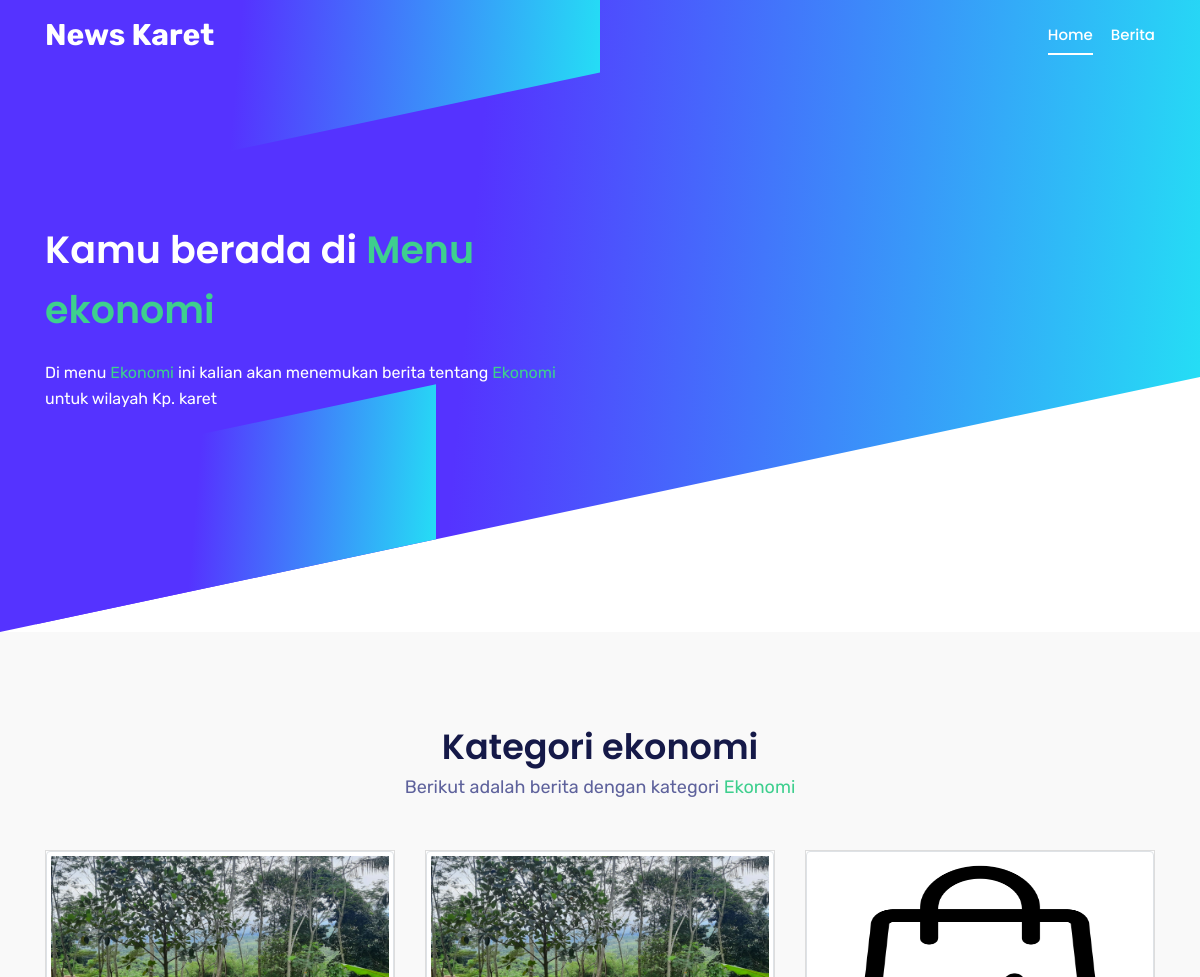
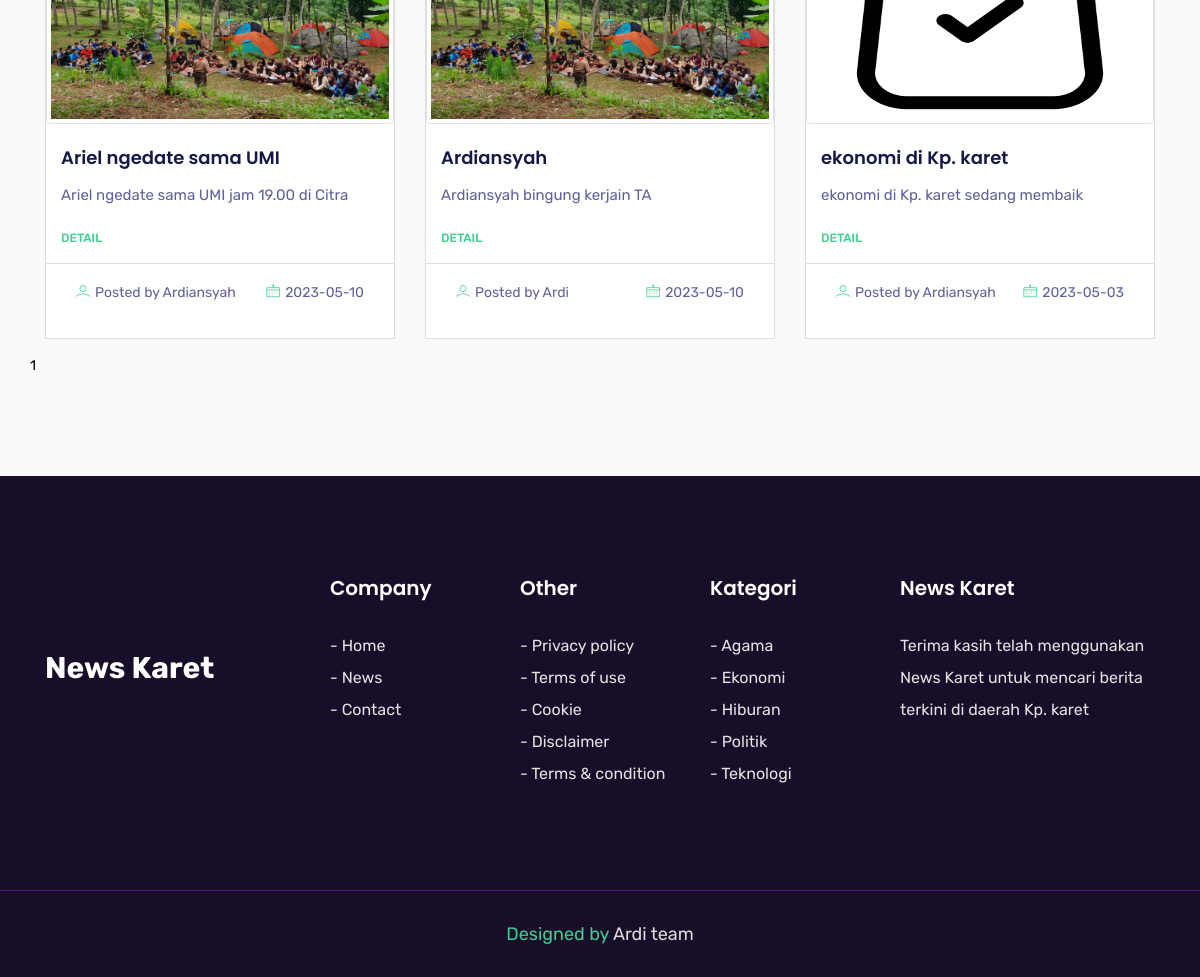
Screenshot of /berita-tentang/ekonomi.php with the database file from the repository (2 pictures, top to bottom).
### tables this page shows
CREATE TABLE `ekonomi` (
  `id` int(11) NOT NULL,
  `judul` varchar(100) NOT NULL,
  `nama_penulis` varchar(35) NOT NULL,
  `tgl_berita` date NOT NULL,
  `sub_judul` varchar(300) NOT NULL,
  `isi_berita` text NOT NULL,
  `gambar` varchar(255) NOT NULL
);

### berita-tentang/ekonomi.php (the view, shortened to what this page needs)
<?php
include('../config/koneksi.php');
?>
<!DOCTYPE html>
<html lang="en">
  <head>
    <link rel="stylesheet" href="../assets/css/bootstrap.min.css" />
    <link rel="stylesheet" href="../assets/css/animate.css" />
    <link rel="stylesheet" href="../assets/css/LineIcons.css" />
    <link rel="stylesheet" href="../assets/css/owl.carousel.css" />
    <link rel="stylesheet" href="../assets/css/owl.theme.css" />
    <link rel="stylesheet" href="../assets/css/magnific-popup.css" />
    <link rel="stylesheet" href="../assets/css/nivo-lightbox.css" />
    <link rel="stylesheet" href="../assets/css/main.css" />
    <link rel="stylesheet" href="../assets/css/responsive.css" />
    <link rel="stylesheet" href="../https://unpkg.com/aos@next/dist/aos.css" />
    <link
      rel="stylesheet"
      href="https://cdnjs.cloudflare.com/ajax/libs/font-awesome/4.7.0/css/font-awesome.css"
    />
    <link href="https://unpkg.com/aos@2.3.1/dist/aos.css" rel="stylesheet">
  </head>
  <body>
    <header id="home" class="hero-area">
      <div class="overlay">
        <span></span>
        <span></span>
      </div>
      <nav
        class="navbar navbar-expand-md bg-inverse fixed-top scrolling-navbar"
      >
        <div class="container">
          <a href="" class="navbar-brand"
            ><span style="font-size: 30px; color: #fff"
              ><b>News Karet</b></span
            ></a
          >
          <div class="collapse navbar-collapse" id="navbarCollapse">
            <ul class="navbar-nav mr-auto w-100 justify-content-end">
              <li class="nav-item">
                <a class="nav-link page-scroll" href="#home">Home</a>
              </li>
              <li class="nav-item">
                <a class="nav-link page-scroll" href="#blog">Berita</a>
              </li>
            </ul>
          </div>
        </div>
      </nav>
      <div class="container">
        <div class="row space-100">
          <div class="col-lg-6 col-md-12 col-xs-12">
            <div data-aos="fade-right" class="contents">
              <h2 class="head-title">Kamu berada di <text style="color: #3ECF8E;;">Menu ekonomi</text></h2>
              <p>
                Di menu <text style="color: #3ECF8E;;">Ekonomi</text> ini kalian akan menemukan berita tentang <text style="color: #3ECF8E;;">Ekonomi</text> untuk wilayah Kp. karet
              </p>
            </div>
          </div>
          <div data-aos="fade-left" class="col-lg-6 col-md-12 col-xs-12 p-0">
            <div class="intro-img">
            </div>
          </div>
        </div>
      </div>
    </header>
    <section id="blog" class="section">
      <div class="container">
        <div class="row">
          <div class="col-lg-12">
            <div class="blog-text section-header text-center">
              <div>
                <h2 class="section-title">Kategori ekonomi</h2>
                <div class="desc-text">
                  <p>Berikut adalah berita dengan kategori <text style="color: #3ECF8E;;">Ekonomi</text></p>
                </div>
              </div>
            </div>
          </div>
        </div>
        <div class="row">
          <?php
            $perPage = 3;
            if(isset($_GET['Halaman'])){
              $page = $_GET['Halaman'];
            } else {
              $page = 1;
            }
            if($page > 1){
              $start = ($page * $perPage) - $perPage;
            } else {
              $start = 0;
            }
            $sql = "SELECT * FROM `ekonomi` order by id desc LIMIT $start, $perPage";
            $hasil = mysqli_query($con, $sql);
            $d = mysqli_num_rows($hasil);
            if ($d > 0){
              while ($row = mysqli_fetch_array($hasil)){
          ?>
          <div class="col-lg-4 col-md-6 mb-3 col-xs-12 blog-item">
            <div class="blog-item-wrapper">
              <div class="blog-item-img">
                <a href="">
                  <?php
                    if ($row['gambar'] == ''){
                      echo '<img style="max-height:100px" class="img img-thumbnail" src="../gambar-berita/no-img.jpg">';
                    } else {
                      echo '<img style="width: 500px; height: 250px;" class="img img-thumbnail" src="../gambar-berita/' . $row['gambar'] . '">';
                    }
                  ?>
                </a>
              </div>
              <div class="blog-item-text">
                <h3>
                  <a href=""
                    ><?= $row['judul'] ?></a
                  >
                </h3>
                <p>
                  <?= $row['sub_judul'] ?>
                </p>
                <a href="" class="read-more">Detail</a>
              </div>
              <div class="author">
                <span class="name"
                  ><i class="lni-user"></i><a href="">Posted by <?= $row['nama_penulis'] ?></a></span
                >
                <span class="date float-right"
                  ><i class="lni-calendar"></i
                  ><a href="#"><?= $row['tgl_berita'] ?></a></span
                >
              </div>
            </div>
          </div>
          <?php
              }
            }
          ?>
          <?php
            $data = mysqli_query($con, "SELECT * FROM `ekonomi`");
            $jmlBaris = mysqli_num_rows($data);
            $halaman = ceil($jmlBaris/$perPage);
            for($i = 1; $i<=$halaman; $i++){
              echo "<a href='?Halaman=$i' class='page' style=''>$i </a>";
            }
          ?>
        </div>
      </div>
    </section>
    <footer>
      <section id="footer-Content">
        <div class="container">
          <div class="row">
            <div class="col-lg-3 col-md-6 col-sm-6 col-xs-6 col-mb-12">
              <div class="footer-logo">
                <span style="font-size: 30px; color: #fff; padding-top: 70px"
                  ><b>News Karet</b></span
                >
              </div>
            </div>
            <div class="col-lg-2 col-md-6 col-sm-6 col-xs-6 col-mb-12">
              <div class="widget">
                <h3 class="block-title">Company</h3>
                <ul class="menu">
                  <li><a class="page-scroll" href="#home">- Home</a></li>
                  <li><a class="page-scroll" href="#blog">- News</a></li>
                  <li><a class="page-scroll" href="#contact">- Contact</a></li>
                </ul>
              </div>
            </div>
            <div class="col-lg-2 col-md-6 col-sm-6 col-xs-6 col-mb-12">
              <div class="widget">
                <h3 class="block-title">Other</h3>
                <ul class="menu">
                  <li><a href="https://www.privacypolicyonline.com/live.php?token=F5wZ03WVbTCAs8jaPyfwdPjCVoVo5yWf">- Privacy policy</a></li>
                  <li><a href="https://www.termsofusegenerator.net/live.php?token=u0C7q0P7bZkPHPCCmsvgCAJvcG0N5WE6">- Terms of use</a></li>
                  <li><a href="https://www.termsfeed.com/live/8293b5fb-f6ca-47f2-a1a3-36e7637ce6c6">- Cookie</a></li>
                  <li><a href="https://www.termsfeed.com/live/782c18dc-ce8f-4994-a22d-458009761b40">- Disclaimer</a></li>
                  <li><a href="https://www.termsfeed.com/live/42afb888-0158-4dea-865a-56b8cd1820f5">- Terms & condition</a></li>
                </ul>
              </div>
            </div>
            <div class="col-lg-2 col-md-6 col-sm-6 col-xs-6 col-mb-12">
              <div class="widget">
                <h3 class="block-title">Kategori</h3>
                <ul class="menu">
                <li><a href="http://<?= $_SERVER['SERVER_NAME'] ?>/news-karet/berita-tentang/agama.php">- Agama</a></li>
                  <li><a href="http://<?= $_SERVER['SERVER_NAME'] ?>/news-karet/berita-tentang/ekonomi.php">- Ekonomi</a></li>
                  <li><a href="http://<?= $_SERVER['SERVER_NAME'] ?>/news-karet/berita-tentang/hiburan.php">- Hiburan</a></li>
                  <li><a href="http://<?= $_SERVER['SERVER_NAME'] ?>/news-karet/berita-tentang/politik.php">- Politik</a></li>
                  <li><a href="http://<?= $_SERVER['SERVER_NAME'] ?>/news-karet/berita-tentang/teknologi.php">- Teknologi</a></li>
                </ul>
              </div>
            </div>
            <div class="col-lg-3 col-md-6 col-sm-6 col-xs-6 col-mb-12">
              <div class="widget">
                <h3 class="block-title">News Karet</h3>
                <p>
                  Terima kasih telah menggunakan News Karet untuk mencari berita
                  terkini di daerah Kp. karet
                </p>
              </div>
            </div>
          </div>
        </div>
        <div class="copyright">
          <div class="container">
            <div class="row">
              <div class="col-md-12">
                <div class="site-info text-center">
                  <p>
                    Designed by
                    <a href="https://github.com/ardiansyah835" rel="nofollow" target="_blank"
                      >Ardi team</a
                    >
                  </p>
                </div>
              </div>
            </div>
          </div>
        </div>
      </section>
    </footer>
  </body>
</html>

### assets/css/responsive.css (style rules this page uses)
@media only screen and (min-width: 992px) and (max-width: 1280px) { .navbar-expand-md .navbar-nav .nav-link { font-size: 15px; padding: 8px 0px; margin-left: 18px; } }
@media only screen and (min-width: 992px) and (max-width: 1280px) { .hero-area .contents h2 { font-size: 38px; } }
@media only screen and (min-width: 992px) and (max-width: 1280px) { .section { padding: 100px 0px; } }
@media only screen and (min-width: 992px) and (max-width: 1280px) { #blog .blog-item-wrapper .blog-item-text { padding: 20px 15px 15px 15px; } }
@media only screen and (min-width: 992px) and (max-width: 1280px) { #blog .blog-item-wrapper h3 { font-size: 18px; } }
@media only screen and (min-width: 992px) and (max-width: 1280px) { #blog .blog-item-wrapper a.read-more { font-size: 12px; } }
@media only screen and (min-width: 992px) and (max-width: 1280px) { #footer-Content { padding-top: 100px; } }
@media only screen and (min-width: 992px) and (max-width: 1280px) { #footer-Content .copyright { margin-top: 100px; } }
@media only screen and (min-width: 992px) and (max-width: 1280px) { .hero-area .contents p { color: #fff; font-size: 16px; line-height: 26px; } }

### berita-tentang/ekonomi.php (style rules this page uses)
.page { letter-spacing: 10px; justify-content: center; align-items: center; }

### rows the page displays
ekonomi: gambar (picture), judul "Ariel ngedate sama UMI", sub_judul "Ariel ngedate sama UMI jam 19.00 di Citra", nama_penulis "Ardiansyah", tgl_berita "2023-05-10"
ekonomi: gambar (picture), judul "Ardiansyah", sub_judul "Ardiansyah bingung kerjain TA", nama_penulis "Ardi", tgl_berita "2023-05-10"
ekonomi: gambar (picture), judul "ekonomi di Kp. karet", sub_judul "ekonomi di Kp. karet sedang membaik", nama_penulis "Ardiansyah", tgl_berita "2023-05-03"
